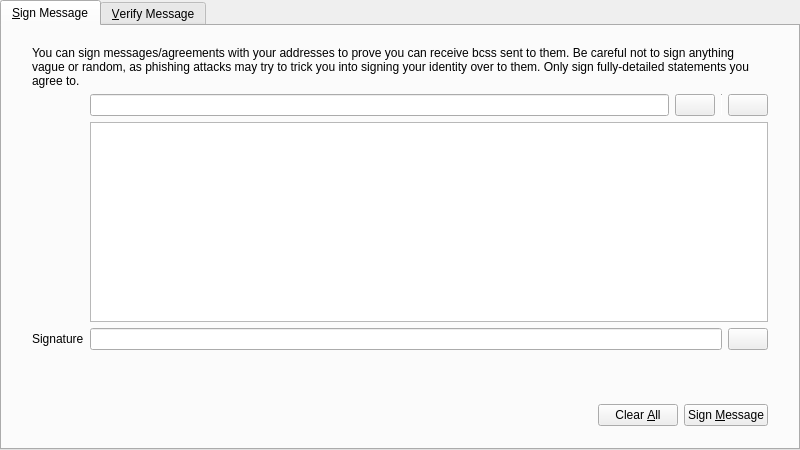
<?xml version="1.0" encoding="UTF-8"?>
<ui version="4.0">
 <class>SignVerifyMessageDialog</class>
 <widget class="QDialog" name="SignVerifyMessageDialog">
  <property name="geometry">
   <rect>
    <x>0</x>
    <y>0</y>
    <width>800</width>
    <height>450</height>
   </rect>
  </property>
  <property name="windowTitle">
   <string>Signatures - Sign / Verify a Message</string>
  </property>
  <property name="modal">
   <bool>true</bool>
  </property>
  <layout class="QVBoxLayout" name="verticalLayout">
   <property name="leftMargin">
    <number>0</number>
   </property>
   <property name="topMargin">
    <number>0</number>
   </property>
   <property name="rightMargin">
    <number>0</number>
   </property>
   <property name="bottomMargin">
    <number>0</number>
   </property>
   <item>
    <widget class="QTabWidget" name="tabWidget">
     <property name="currentIndex">
      <number>0</number>
     </property>
     <widget class="QWidget" name="tabSignMessage">
      <attribute name="title">
       <string>&amp;Sign Message</string>
      </attribute>
      <layout class="QVBoxLayout" name="verticalLayout_SM">
       <property name="leftMargin">
        <number>0</number>
       </property>
       <property name="topMargin">
        <number>0</number>
       </property>
       <property name="rightMargin">
        <number>0</number>
       </property>
       <property name="bottomMargin">
        <number>0</number>
       </property>
       <item>
        <layout class="QVBoxLayout" name="verticalLayout_3">
         <property name="leftMargin">
          <number>30</number>
         </property>
         <property name="topMargin">
          <number>20</number>
         </property>
         <property name="rightMargin">
          <number>30</number>
         </property>
         <property name="bottomMargin">
          <number>20</number>
         </property>
         <item>
          <layout class="QGridLayout" name="gridLayout">
           <item row="1" column="1">
            <layout class="QHBoxLayout" name="horizontalLayout_1_SM">
             <property name="spacing">
              <number>6</number>
             </property>
             <item>
              <widget class="QValidatedLineEdit" name="addressIn_SM">
               <property name="toolTip">
                <string>The BCS address to sign the message with</string>
               </property>
              </widget>
             </item>
             <item>
              <widget class="BCSPushButton" name="addressBookButton_SM">
               <property name="toolTip">
                <string>Choose previously used address</string>
               </property>
               <property name="text">
                <string/>
               </property>
               <property name="icon">
                <iconset resource="../bitcoin.qrc">
                 <normaloff>:/icons/address-book</normaloff>:/icons/address-book</iconset>
               </property>
               <property name="shortcut">
                <string>Alt+A</string>
               </property>
               <property name="autoDefault">
                <bool>false</bool>
               </property>
              </widget>
             </item>
             <item>
              <widget class="Line" name="vLine">
               <property name="maximumSize">
                <size>
                 <width>1</width>
                 <height>22</height>
                </size>
               </property>
               <property name="orientation">
                <enum>Qt::Vertical</enum>
               </property>
              </widget>
             </item>
             <item>
              <widget class="BCSPushButton" name="pasteButton_SM">
               <property name="toolTip">
                <string>Paste address from clipboard</string>
               </property>
               <property name="text">
                <string/>
               </property>
               <property name="icon">
                <iconset resource="../bitcoin.qrc">
                 <normaloff>:/icons/editpaste</normaloff>:/icons/editpaste</iconset>
               </property>
               <property name="shortcut">
                <string>Alt+P</string>
               </property>
               <property name="autoDefault">
                <bool>false</bool>
               </property>
              </widget>
             </item>
            </layout>
           </item>
           <item row="2" column="1">
            <widget class="QPlainTextEdit" name="messageIn_SM">
             <property name="toolTip">
              <string>Enter the message you want to sign here</string>
             </property>
            </widget>
           </item>
           <item row="3" column="1">
            <layout class="QHBoxLayout" name="horizontalLayout_2_SM">
             <property name="spacing">
              <number>6</number>
             </property>
             <item>
              <widget class="QLineEdit" name="signatureOut_SM">
               <property name="font">
                <font>
                 <italic>true</italic>
                </font>
               </property>
               <property name="readOnly">
                <bool>true</bool>
               </property>
              </widget>
             </item>
             <item>
              <widget class="BCSPushButton" name="copySignatureButton_SM">
               <property name="toolTip">
                <string>Copy the current signature to the system clipboard</string>
               </property>
               <property name="text">
                <string/>
               </property>
               <property name="icon">
                <iconset resource="../bitcoin.qrc">
                 <normaloff>:/icons/editcopy</normaloff>:/icons/editcopy</iconset>
               </property>
               <property name="autoDefault">
                <bool>false</bool>
               </property>
              </widget>
             </item>
            </layout>
           </item>
           <item row="3" column="0">
            <widget class="QLabel" name="signatureLabel_SM">
             <property name="text">
              <string>Signature</string>
             </property>
             <property name="textFormat">
              <enum>Qt::PlainText</enum>
             </property>
            </widget>
           </item>
           <item row="0" column="0" colspan="2">
            <widget class="QLabel" name="infoLabel_SM">
             <property name="text">
              <string>You can sign messages/agreements with your addresses to prove you can receive bcss sent to them. Be careful not to sign anything vague or random, as phishing attacks may try to trick you into signing your identity over to them. Only sign fully-detailed statements you agree to.</string>
             </property>
             <property name="textFormat">
              <enum>Qt::PlainText</enum>
             </property>
             <property name="wordWrap">
              <bool>true</bool>
             </property>
            </widget>
           </item>
          </layout>
         </item>
        </layout>
       </item>
       <item>
        <widget class="QWidget" name="buttonsContainerWhite" native="true">
         <layout class="QHBoxLayout" name="horizontalLayout">
          <property name="leftMargin">
           <number>30</number>
          </property>
          <property name="topMargin">
           <number>15</number>
          </property>
          <property name="rightMargin">
           <number>30</number>
          </property>
          <item>
           <spacer name="horizontalSpacer_1_SM">
            <property name="orientation">
             <enum>Qt::Horizontal</enum>
            </property>
            <property name="sizeHint" stdset="0">
             <size>
              <width>40</width>
              <height>48</height>
             </size>
            </property>
           </spacer>
          </item>
          <item>
           <widget class="QLabel" name="statusLabel_SM">
            <property name="font">
             <font>
              <weight>75</weight>
              <bold>true</bold>
             </font>
            </property>
            <property name="text">
             <string/>
            </property>
            <property name="wordWrap">
             <bool>true</bool>
            </property>
           </widget>
          </item>
          <item>
           <spacer name="horizontalSpacer_2_SM">
            <property name="orientation">
             <enum>Qt::Horizontal</enum>
            </property>
            <property name="sizeHint" stdset="0">
             <size>
              <width>40</width>
              <height>48</height>
             </size>
            </property>
           </spacer>
          </item>
          <item>
           <widget class="BCSPushButton" name="clearButton_SM">
            <property name="toolTip">
             <string>Reset all sign message fields</string>
            </property>
            <property name="text">
             <string>Clear &amp;All</string>
            </property>
            <property name="icon">
             <iconset resource="../bitcoin.qrc">
              <normaloff>:/icons/remove</normaloff>:/icons/remove</iconset>
            </property>
            <property name="autoDefault">
             <bool>false</bool>
            </property>
           </widget>
          </item>
          <item>
           <widget class="BCSPushButton" name="signMessageButton_SM">
            <property name="toolTip">
             <string>Sign the message to prove you own this BCS address</string>
            </property>
            <property name="text">
             <string>Sign &amp;Message</string>
            </property>
            <property name="icon">
             <iconset resource="../bitcoin.qrc">
              <normaloff>:/icons/edit</normaloff>:/icons/edit</iconset>
            </property>
            <property name="autoDefault">
             <bool>false</bool>
            </property>
           </widget>
          </item>
         </layout>
        </widget>
       </item>
      </layout>
     </widget>
     <widget class="QWidget" name="tabVerifyMessage">
      <attribute name="title">
       <string>&amp;Verify Message</string>
      </attribute>
      <layout class="QVBoxLayout" name="verticalLayout_VM">
       <property name="leftMargin">
        <number>0</number>
       </property>
       <property name="topMargin">
        <number>0</number>
       </property>
       <property name="rightMargin">
        <number>0</number>
       </property>
       <property name="bottomMargin">
        <number>0</number>
       </property>
       <item>
        <layout class="QVBoxLayout" name="verticalLayout_2">
         <property name="leftMargin">
          <number>30</number>
         </property>
         <property name="topMargin">
          <number>20</number>
         </property>
         <property name="rightMargin">
          <number>30</number>
         </property>
         <property name="bottomMargin">
          <number>20</number>
         </property>
         <item>
          <widget class="QLabel" name="infoLabel_VM">
           <property name="text">
            <string>Enter the receiver's address, message (ensure you copy line breaks, spaces, tabs, etc. exactly) and signature below to verify the message. Be careful not to read more into the signature than what is in the signed message itself, to avoid being tricked by a man-in-the-middle attack. Note that this only proves the signing party receives with the address, it cannot prove sendership of any transaction!</string>
           </property>
           <property name="textFormat">
            <enum>Qt::PlainText</enum>
           </property>
           <property name="alignment">
            <set>Qt::AlignLeading|Qt::AlignLeft|Qt::AlignTop</set>
           </property>
           <property name="wordWrap">
            <bool>true</bool>
           </property>
          </widget>
         </item>
         <item>
          <layout class="QHBoxLayout" name="horizontalLayout_1_VM">
           <property name="spacing">
            <number>6</number>
           </property>
           <item>
            <widget class="QValidatedLineEdit" name="addressIn_VM">
             <property name="toolTip">
              <string>The BCS address the message was signed with</string>
             </property>
            </widget>
           </item>
           <item>
            <widget class="BCSPushButton" name="addressBookButton_VM">
             <property name="toolTip">
              <string>Choose previously used address</string>
             </property>
             <property name="text">
              <string/>
             </property>
             <property name="icon">
              <iconset resource="../bitcoin.qrc">
               <normaloff>:/icons/address-book</normaloff>:/icons/address-book</iconset>
             </property>
             <property name="shortcut">
              <string>Alt+A</string>
             </property>
             <property name="autoDefault">
              <bool>false</bool>
             </property>
            </widget>
           </item>
          </layout>
         </item>
         <item>
          <widget class="QPlainTextEdit" name="messageIn_VM"/>
         </item>
         <item>
          <widget class="QValidatedLineEdit" name="signatureIn_VM"/>
         </item>
        </layout>
       </item>
       <item>
        <widget class="QWidget" name="buttonsContainerWhite_" native="true">
         <layout class="QHBoxLayout" name="horizontalLayout_2">
          <property name="leftMargin">
           <number>30</number>
          </property>
          <property name="topMargin">
           <number>15</number>
          </property>
          <property name="rightMargin">
           <number>30</number>
          </property>
          <item>
           <spacer name="horizontalSpacer_1_VM">
            <property name="orientation">
             <enum>Qt::Horizontal</enum>
            </property>
            <property name="sizeHint" stdset="0">
             <size>
              <width>40</width>
              <height>48</height>
             </size>
            </property>
           </spacer>
          </item>
          <item>
           <widget class="QLabel" name="statusLabel_VM">
            <property name="font">
             <font>
              <weight>75</weight>
              <bold>true</bold>
             </font>
            </property>
            <property name="text">
             <string/>
            </property>
            <property name="wordWrap">
             <bool>true</bool>
            </property>
           </widget>
          </item>
          <item>
           <spacer name="horizontalSpacer_2_VM">
            <property name="orientation">
             <enum>Qt::Horizontal</enum>
            </property>
            <property name="sizeHint" stdset="0">
             <size>
              <width>40</width>
              <height>48</height>
             </size>
            </property>
           </spacer>
          </item>
          <item>
           <widget class="BCSPushButton" name="clearButton_VM">
            <property name="toolTip">
             <string>Reset all verify message fields</string>
            </property>
            <property name="text">
             <string>Clear &amp;All</string>
            </property>
            <property name="icon">
             <iconset resource="../bitcoin.qrc">
              <normaloff>:/icons/remove</normaloff>:/icons/remove</iconset>
            </property>
            <property name="autoDefault">
             <bool>false</bool>
            </property>
           </widget>
          </item>
          <item>
           <widget class="BCSPushButton" name="verifyMessageButton_VM">
            <property name="toolTip">
             <string>Verify the message to ensure it was signed with the specified BCS address</string>
            </property>
            <property name="text">
             <string>Verify &amp;Message</string>
            </property>
            <property name="icon">
             <iconset resource="../bitcoin.qrc">
              <normaloff>:/icons/transaction_0</normaloff>:/icons/transaction_0</iconset>
            </property>
            <property name="autoDefault">
             <bool>false</bool>
            </property>
           </widget>
          </item>
         </layout>
        </widget>
       </item>
      </layout>
     </widget>
    </widget>
   </item>
  </layout>
 </widget>
 <customwidgets>
  <customwidget>
   <class>QValidatedLineEdit</class>
   <extends>QLineEdit</extends>
   <header>qt/qvalidatedlineedit.h</header>
  </customwidget>
  <customwidget>
   <class>BCSPushButton</class>
   <extends>QPushButton</extends>
   <header>qt/bcspushbutton.h</header>
  </customwidget>
 </customwidgets>
 <resources>
  <include location="../bitcoin.qrc"/>
 </resources>
 <connections/>
</ui>
